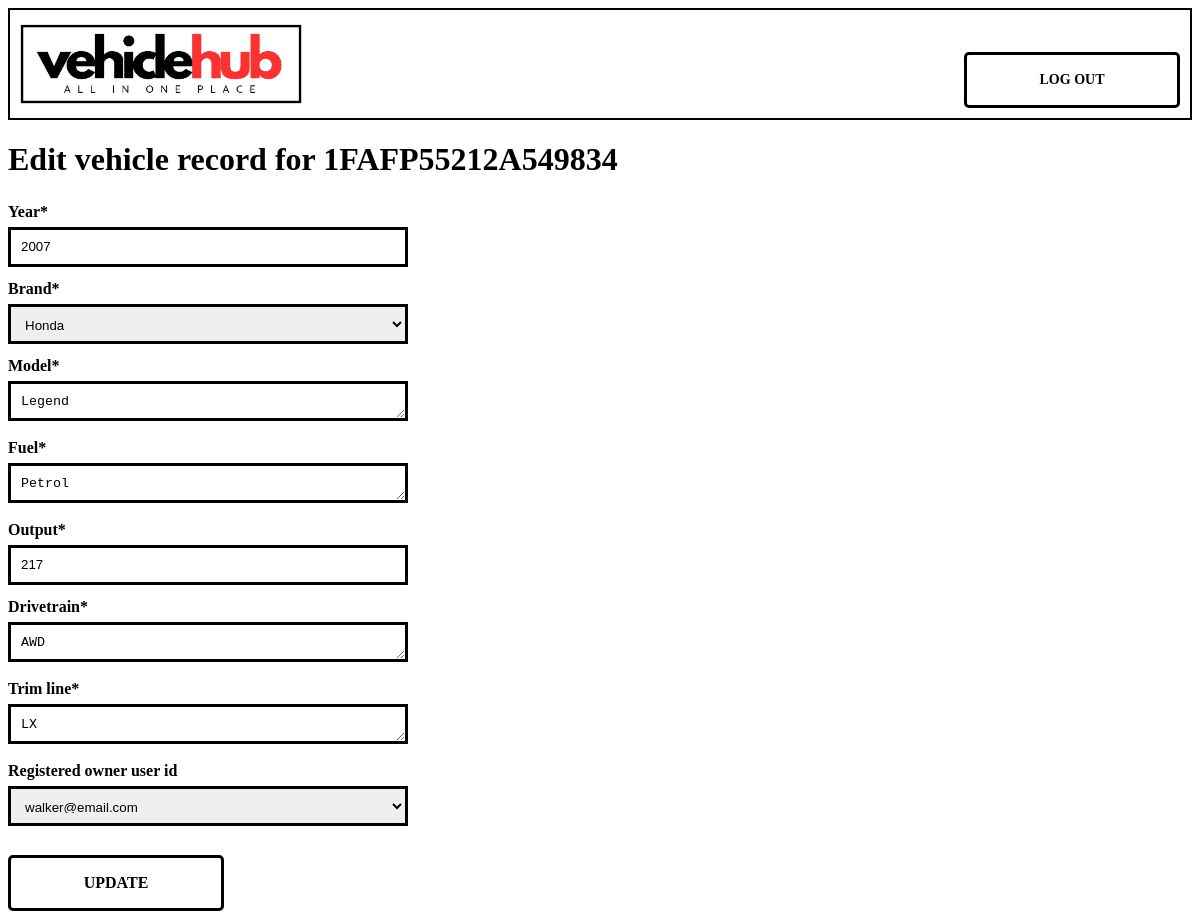
Screenshot of /vehiclehub/vehicle/5/PKQ225/edit with the database file from the repository.
### VehicleHub/models.py (models this page shows)
class Vehicle(models.Model):
    VIN = models.TextField(max_length=20, null=False)
    year = models.IntegerField(null=False)
    brand = models.ForeignKey(VehicleMake, on_delete=models.CASCADE)
    model = models.TextField(max_length=20, null=False)
    fuel = models.TextField(max_length=20, null=False)
    output = models.IntegerField(null=False)
    drivetrain = models.TextField(max_length=20, null=False)
    trim_line = models.TextField(max_length=20, null=False)
    registered_owner_user_id = models.ForeignKey(CustomUser, on_delete=models.CASCADE, null=True)
    def __str__(self):
        return self.VIN

class VehicleMake(models.Model):
    brand = models.TextField(max_length=30, null=False)
    logo_url = models.URLField(max_length=200, null=True, blank=True)
    def __str__(self):
        return self.brand

### VehicleHub/views.py (the view, shortened to what this page needs)
# urls.py: path("vehicle/<int:pk>/<str:plate>/edit", views.VehicleUpdateView.as_view(), name = "vehicle_edit" ),
class VehicleUpdateView(UpdateView):
    model = Vehicle
    fields = ['year', 'brand', 'model', 'fuel', 'output', 'drivetrain', 'trim_line', 'registered_owner_user_id']
    template_name = "record_edit.html"
    success_url = reverse_lazy('search_edit_details')
    def get_context_data(self, **kwargs):
        context = super().get_context_data(**kwargs)
        context['my_model'] = "vehicle"
        context['VIN'] = self.object
        return context
    def get_form(self, form_class=None):
        form = super().get_form(form_class)
        form.fields['registered_owner_user_id'].required = False
        return form

### VehicleHub/models.py (called while the page is built)
    def __str__(self):
        return self.email

### VehicleHub/templates/record_edit.html
{% extends "base.html" %}
{% load static %}
{% load crispy_forms_tags %}
{% block content %}
<h1> Edit {{my_model}} record for {{VIN}}
</h1>
<form class="input-form" action="" method="post">{% csrf_token %}
      <h3>
        {{ form|crispy }}
      </h3>
      <div class="auth_link">
        <button type="submit" class="auth-button">UPDATE</button>
      </div>
  </form>
{% endblock content %}

### VehicleHub/static/css/base.css (style rules this page uses)
body { font-family: "Tahoma" }
.auth_link { color: black; text-decoration: none; border: 3px solid black; padding: 5px; display: flex; justify-content: center; align-items: center; width: 200px; height: 40px; text-align: center; border-radius: 5px; }
.auth-button { background: none; border: none; padding: 0; font-family: inherit; font-size: inherit; font-weight: bold; color: inherit; cursor: pointer; }
.auth_link { text-align: center; }
.input-form, .input-field { width: 400px; margin-bottom: 10px; }
.input-form label { font-size: 16px; font-weight: bold; }
.input-form textarea, .input-form input[type="text"], .input-form input[type="password"], .input-form input[type="email"], .input-form select, .input-form input[type="number"], .input-form input[type="checkbox"] { width: 100%; box-sizing: border-box; padding: 10px; margin-top: 5px; margin-bottom: 10px; height: 40px; border: solid black 3px; }

### rows the page displays
Vehicle: VIN "1FAFP55212A549834", year "2007", model "Legend", fuel "Petrol", output "217", drivetrain "AWD", trim_line "LX", registered_owner_user_id "walker@email.com"
VehicleMake: brand "Honda"

### other values shown
{{ my_model }} "vehicle"
